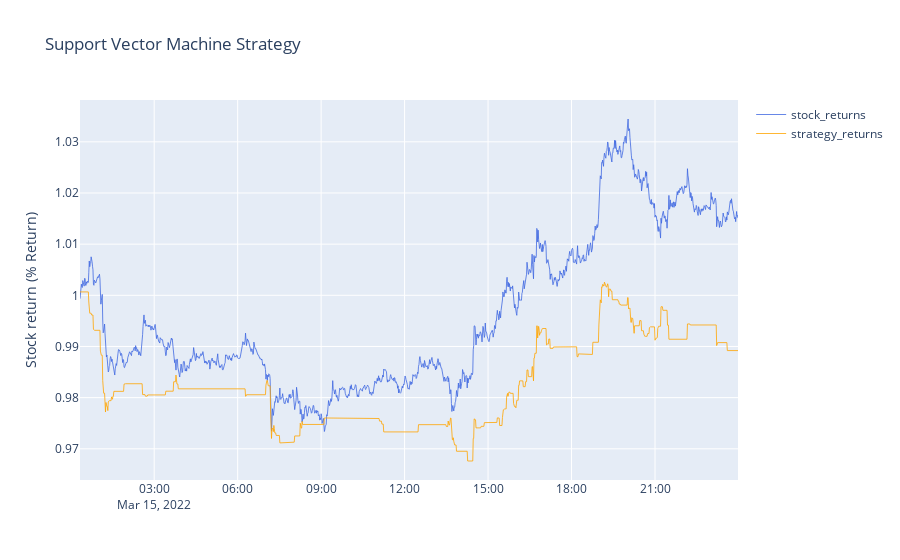

Notebook code cell kept with this figure:
### Code cell
#declare figure
fig = go.Figure()

#Set up traces
fig.add_trace(go.Scatter(x=df.index, y=(df['Ret']+1).cumprod(),line=dict(color='royalblue', width=.8), name = 'stock_returns'))
fig.add_trace(go.Scatter(x=df.index, y=(df['Ret1']+1).cumprod(),line=dict(color='orange', width=.8), name = 'strategy_returns'))

# Add titles
fig.update_layout(
    title='Support Vector Machine Strategy',
    yaxis_title='Stock return (% Return)')

fig.show()

### Figure 1 — Plotly figure (JSON) as saved in the notebook; plotly's stock layout.template omitted (floating-point values rounded to 4 significant figures; data arrays with more than 128 entries replaced by an {"elided": "..."} marker saying what was removed)
{"data": [{"line": {"color": "royalblue", "width": 0.8}, "name": "stock_returns", "type": "scatter", "x": {"elided": "1420 str values"}, "y": {"elided": "1420 float values"}}, {"line": {"color": "orange", "width": 0.8}, "name": "strategy_returns", "type": "scatter", "x": {"elided": "1420 str values"}, "y": {"elided": "1420 float values"}}], "layout": {"title": {"text": "Support Vector Machine Strategy"}, "yaxis": {"title": {"text": "Stock return (% Return)"}}}}
